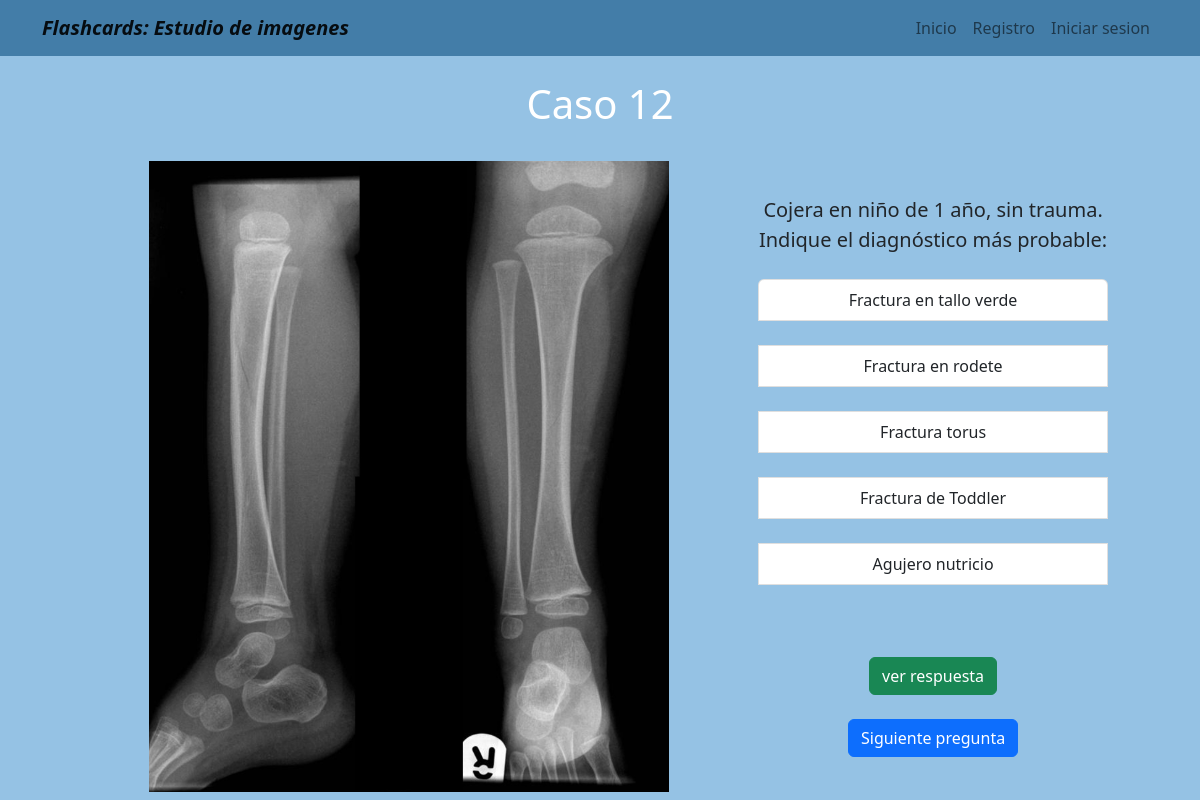
The page /alternativas/12/ on the database its author committed.
### alternativas/models.py (models this page shows)
class secc_alternativa(models.Model):
    numero_respuesta_alt= PositiveSmallIntegerField(default=1)
    alternativa_1= CharField(max_length=100, blank=True)
    alternativa_2= CharField(max_length=100, blank=True)
    alternativa_3= CharField(max_length=100, blank=True)
    alternativa_4= CharField(max_length=100, blank=True)
    alternativa_5= CharField(max_length=100, blank=True)
    alternativa_respuesta= CharField(max_length=100, blank=True)
    descripcion_breve = CharField(max_length=600, blank=True)
    url_info_esp= URLField(blank=True)
    url_info_ing= URLField(blank=True)
    imagen_con_patologia= ImageField(upload_to='estudio/images/')
    pregunta= CharField(max_length=500, blank=True)

### alternativas/views.py (the view)
# urls.py: path('12/', doce, name='doce'),
def doce(request):
    doceavo= secc_alternativa.objects.filter(numero_respuesta_alt=12)
    return render(request, '12.html',{'doceavo':doceavo})

### alternativas/templates/12.html
{% extends "layout.html" %}
{% block content %}
{% for info in doceavo %}
<h1 style="color:white ; text-align:center;"> Caso {{info.numero_respuesta_alt}}</h1> <br/>
  <td style="padding-left: 20px;">
    <img src=" {{info.imagen_con_patologia.url}}" width="75%" > <br>
  </td>
  <td style="padding-right: 50px;">
    <a style=" font-size: 20px">{{info.pregunta}} </a> <br><br>
    <div class="list-group">
      <a class="list-group-item list-group-item-action">{{info.alternativa_1}} </a> <br>
      <a class="list-group-item list-group-item-action">{{info.alternativa_2}} </a> <br>
      <a class="list-group-item list-group-item-action">{{info.alternativa_3}} </a> <br>
      <a class="list-group-item list-group-item-action">{{info.alternativa_4}} </a> <br>
      <a class="list-group-item list-group-item-action">{{info.alternativa_5}} </a> <br>
  </div>
  <br> <br> <a class="btn btn-success text-center contenedor-boton-inicio" href="{% url 'doce_r' %}" role="button" > ver respuesta </a>
  <br> <br> <a class="btn btn-primary text-center contenedor-boton-inicio" href="{% url 'trece' %}" role="button" > Siguiente pregunta </a>
</td>
{% endfor %}
{% endblock %}

### home/templates/layout.html (style rules this page uses)
body { background-color:#95c2e4; text-align: center; }
.contenedor-boton-inicio { display: inline-flex; }

### rows shown on the page
secc_alternativa: numero_respuesta_alt "12", imagen_con_patologia (picture), pregunta "Cojera en niño de 1 año, sin trauma. Indique el diagnóstico más probable:", alternativa_1 "Fractura en tallo verde", alternativa_2 "Fractura en rodete", alternativa_3 "Fractura torus", alternativa_4 "Fractura de Toddler", alternativa_5 "Agujero nutricio"
